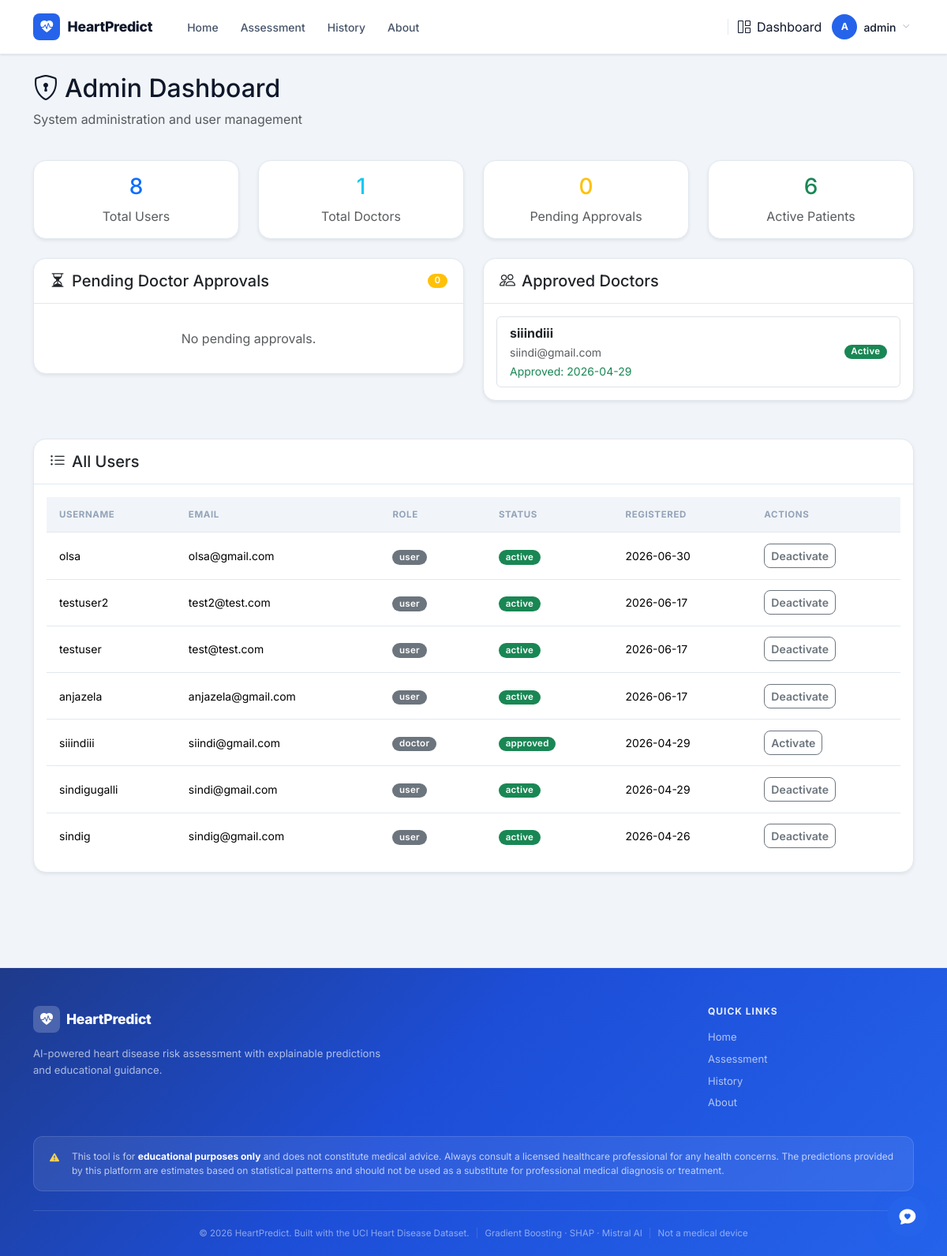
Screenshot of /dashboard/admin (signed in) with the database file from the repository.
### models.py (models this page shows, shortened)
class User(db.Model):
    __tablename__ = "users"
    id           = db.Column(db.Integer, primary_key=True)
    username     = db.Column(db.String(80), unique=True, nullable=False)
    email        = db.Column(db.String(120), unique=True, nullable=False)
    password_hash = db.Column(db.String(256), nullable=False)
    role         = db.Column(db.String(20), nullable=False, default='user')
    status       = db.Column(db.String(20), nullable=False, default='active')
    created_at   = db.Column(db.DateTime, default=datetime.utcnow)
    approved_at  = db.Column(db.DateTime, nullable=True)

### dashboard_routes.py (the view)
@dashboard.route('/admin')
@login_required
@role_required('admin')
def admin_dashboard():
    pending_doctors = User.query.filter_by(role='doctor', status='pending').all()
    approved_doctors = User.query.filter_by(role='doctor', status='approved').all()
    all_users = User.query.filter(User.role != 'admin').order_by(User.created_at.desc()).all()
    stats = {
        'total_users': User.query.count(),
        'total_doctors': User.query.filter_by(role='doctor').count(),
        'pending_approvals': len(pending_doctors),
        'active_users': User.query.filter_by(role='user', status='active').count(),
    }
    return render_template('dashboard/admin_dashboard.html',
                          pending_doctors=pending_doctors,
                          approved_doctors=approved_doctors,
                          all_users=all_users,
                          stats=stats)

### app.py (called while the page is built)
@app.context_processor
def inject_now():
    from datetime import datetime
    return {"now": datetime.now}

### auth.py (called while the page is built)
@login_manager.user_loader
def load_user(user_id):
    from models import User
    return User.query.get(int(user_id))

### templates/dashboard/admin_dashboard.html (shortened to what this page needs)
{% extends "base.html" %}
{% block content %}
<div class="container py-4">
  <div class="row mb-4">
    <div class="col">
      <h2><i class="bi bi-shield-lock me-2"></i>Admin Dashboard</h2>
      <p class="text-muted">System administration and user management</p>
    </div>
  </div>
  <div class="row mb-4">
    <div class="col-md-3">
      <div class="card text-center border-0 shadow-sm">
        <div class="card-body">
          <h3 class="text-primary">{{ stats.total_users }}</h3>
          <p class="text-muted mb-0">Total Users</p>
        </div>
      </div>
    </div>
    <div class="col-md-3">
      <div class="card text-center border-0 shadow-sm">
        <div class="card-body">
          <h3 class="text-info">{{ stats.total_doctors }}</h3>
          <p class="text-muted mb-0">Total Doctors</p>
        </div>
      </div>
    </div>
    <div class="col-md-3">
      <div class="card text-center border-0 shadow-sm">
        <div class="card-body">
          <h3 class="text-warning">{{ stats.pending_approvals }}</h3>
          <p class="text-muted mb-0">Pending Approvals</p>
        </div>
      </div>
    </div>
    <div class="col-md-3">
      <div class="card text-center border-0 shadow-sm">
        <div class="card-body">
          <h3 class="text-success">{{ stats.active_users }}</h3>
          <p class="text-muted mb-0">Active Patients</p>
        </div>
      </div>
    </div>
  </div>
  <div class="row mt-4">
    <div class="col-lg-6">
      <div class="card border-0 shadow-sm">
        <div class="card-header bg-white d-flex justify-content-between align-items-center">
          <h5 class="mb-0"><i class="bi bi-hourglass-split me-2"></i>Pending Doctor Approvals</h5>
          <span class="badge bg-warning">{{ pending_doctors|length }}</span>
        </div>
        <div class="card-body">
          {% if pending_doctors %}
          <div class="list-group">
            {% for doctor in pending_doctors %}
            <div class="list-group-item d-flex justify-content-between align-items-center">
              <div>
                <strong>{{ doctor.username }}</strong>
                <br><small class="text-muted">{{ doctor.email }}</small>
                <br><small class="text-muted">Registered: {{ doctor.created_at.strftime('%Y-%m-%d') }}</small>
              </div>
              <div class="btn-group btn-group-sm">
                <form method="POST" action="{{ url_for('dashboard.approve_doctor', user_id=doctor.id) }}" class="d-inline">
                  <button type="submit" class="btn btn-success">Approve</button>
                </form>
                <form method="POST" action="{{ url_for('dashboard.reject_doctor', user_id=doctor.id) }}" class="d-inline ms-2">
                  <button type="submit" class="btn btn-outline-danger">Reject</button>
                </form>
              </div>
            </div>
            {% endfor %}
          </div>
          {% else %}
          <p class="text-muted text-center py-3 mb-0">No pending approvals.</p>
          {% endif %}
        </div>
      </div>
    </div>
    <div class="col-lg-6">
      <div class="card border-0 shadow-sm">
        <div class="card-header bg-white">
          <h5 class="mb-0"><i class="bi bi-people me-2"></i>Approved Doctors</h5>
        </div>
        <div class="card-body">
          {% if approved_doctors %}
          <div class="list-group">
            {% for doctor in approved_doctors %}
            <div class="list-group-item d-flex justify-content-between align-items-center">
              <div>
                <strong>{{ doctor.username }}</strong>
                <br><small class="text-muted">{{ doctor.email }}</small>
                <br><small class="text-success">Approved: {{ doctor.approved_at.strftime('%Y-%m-%d') if doctor.approved_at else 'N/A' }}</small>
              </div>
              <span class="badge bg-success">Active</span>
            </div>
            {% endfor %}
          </div>
          {% else %}
          <p class="text-muted text-center py-3 mb-0">No approved doctors yet.</p>
          {% endif %}
        </div>
      </div>
    </div>
  </div>
  <div class="row mt-4">
    <div class="col">
      <div class="card border-0 shadow-sm">
        <div class="card-header bg-white">
          <h5 class="mb-0"><i class="bi bi-list-ul me-2"></i>All Users</h5>
        </div>
        <div class="card-body">
          <div class="table-responsive">
            <table class="table table-hover">
              <thead>
                <tr>
                  <th>Username</th>
                  <th>Email</th>
                  <th>Role</th>
                  <th>Status</th>
                  <th>Registered</th>
                  <th>Actions</th>
                </tr>
              </thead>
              <tbody>
                {% for user in all_users %}
                <tr>
                  <td>{{ user.username }}</td>
                  <td>{{ user.email }}</td>
                  <td><span class="badge bg-secondary">{{ user.role }}</span></td>
                  <td>
                    {% if user.status == 'active' %}
                    <span class="badge bg-success">{{ user.status }}</span>
                    {% elif user.status == 'pending' %}
                    <span class="badge bg-warning">{{ user.status }}</span>
                    {% elif user.status == 'approved' %}
                    <span class="badge bg-success">{{ user.status }}</span>
                    {% else %}
                    <span class="badge bg-secondary">{{ user.status }}</span>
                    {% endif %}
                  </td>
                  <td>{{ user.created_at.strftime('%Y-%m-%d') }}</td>
                  <td>
                    {% if user.role != 'admin' %}
                    <form method="POST" action="{{ url_for('dashboard.toggle_user_status', user_id=user.id) }}" class="d-inline">
                      <button type="submit" class="btn btn-sm btn-outline-secondary">
                        {{ 'Deactivate' if user.status == 'active' else 'Activate' }}
                      </button>
                    </form>
                    {% endif %}
                  </td>
                </tr>
                {% endfor %}
              </tbody>
            </table>
          </div>
        </div>
      </div>
    </div>
  </div>
</div>
{% endblock %}

### templates/base.html (shortened to what this page needs)
<!DOCTYPE html>
<html lang="en">
<head>
  <link href="https://cdn.jsdelivr.net/npm/bootstrap@5.3.3/dist/css/bootstrap.min.css" rel="stylesheet"/>
  <link href="https://cdn.jsdelivr.net/npm/bootstrap-icons@1.11.3/font/bootstrap-icons.css" rel="stylesheet"/>
  <link href="https://unpkg.com/aos@2.3.1/dist/aos.css" rel="stylesheet">
</head>
<body>
<nav class="navbar navbar-expand-lg">
  <div class="container">
    <a href="{{ url_for('index') }}" class="navbar-brand">
      <div class="brand-icon"><i class="bi bi-heart-pulse-fill"></i></div>
      HeartPredict
    </a>
    <div class="collapse navbar-collapse" id="navMenu">
      <ul class="navbar-nav me-auto gap-1 ms-3">
        <li class="nav-item">
          <a class="nav-link {% if request.endpoint == 'index' %}active{% endif %}"
             href="{{ url_for('index') }}">Home</a>
        </li>
        {% if current_user.is_authenticated %}
        <li class="nav-item">
          <a class="nav-link {% if request.endpoint == 'predict' %}active{% endif %}"
             href="{{ url_for('predict') }}">Assessment</a>
        </li>
        <li class="nav-item">
          <a class="nav-link {% if request.endpoint == 'history' %}active{% endif %}"
             href="{{ url_for('history') }}">History</a>
        </li>
        <li class="nav-item">
          <a class="nav-link {% if request.endpoint == 'about' %}active{% endif %}"
             href="{{ url_for('about') }}">About</a>
        </li>
        {% endif %}
      </ul>
      {% if current_user.is_authenticated %}
      <div class="d-flex align-items-center gap-2">
        <a href="{{ url_for('dashboard.redirect_dashboard') }}"
           class="nav-link d-none d-lg-flex align-items-center gap-1">
          <i class="bi bi-grid-1x2 me-1"></i>Dashboard
        </a>
        <div class="dropdown">
          <button class="btn btn-link text-decoration-none d-flex align-items-center gap-2 p-1 shadow-none"
                  data-bs-toggle="dropdown" aria-expanded="false"
                  style="color: var(--text);">
            <div class="user-avatar">{{ current_user.username[0] | upper }}</div>
            <span class="d-none d-sm-inline" style="font-size:0.875rem;font-weight:500;">{{ current_user.username }}</span>
            <i class="bi bi-chevron-down" style="font-size:0.6rem;color:var(--text-muted);"></i>
          </button>
        </div>
      </div>
      {% else %}
      <div class="d-flex gap-2 align-items-center ms-lg-3">
        <a href="{{ url_for('auth.login') }}" class="btn btn-nav-login">Login</a>
        <a href="{{ url_for('auth.register') }}" class="btn btn-nav-register">Register</a>
      </div>
      {% endif %}
    </div>
  </div>
</nav>
<main class="pb-5">
  {% block content %}{% endblock %}
</main>
<footer class="footer pt-5 pb-0">
  <div class="container">
    <div class="row g-4 pb-4 justify-content-between align-items-start">
      <div class="col-lg-5 col-md-7">
        <div class="d-flex align-items-center gap-2 mb-3">
          <div class="footer-brand-icon">
            <i class="bi bi-heart-pulse-fill"></i>
          </div>
          <span class="footer-brand-name">HeartPredict</span>
        </div>
        <p class="footer-desc">
          AI-powered heart disease risk assessment with explainable predictions and educational guidance.
        </p>
      </div>
      <div class="col-lg-3 col-md-4">
        <h6 class="footer-heading">Quick Links</h6>
        <ul class="footer-links">
          <li><a href="{{ url_for('index') }}">Home</a></li>
          {% if current_user.is_authenticated %}
          <li><a href="{{ url_for('predict') }}">Assessment</a></li>
          <li><a href="{{ url_for('history') }}">History</a></li>
          {% endif %}
          <li><a href="{{ url_for('about') }}">About</a></li>
        </ul>
      </div>
    </div>
    <div class="footer-disclaimer">
      <i class="bi bi-exclamation-triangle-fill me-2 flex-shrink-0"></i>
      <span>This tool is for <strong>educational purposes only</strong> and does not constitute medical advice. Always consult a licensed healthcare professional for any health concerns. The predictions provided by this platform are estimates based on statistical patterns and should not be used as a substitute for professional medical diagnosis or treatment.</span>
    </div>
    <div class="footer-bottom">
      <span>&copy; {{ now().year }} HeartPredict. Built with the UCI Heart Disease Dataset.</span>
      <span class="footer-bottom-divider">|</span>
      <span>Gradient Boosting &middot; SHAP &middot; Mistral AI</span>
      <span class="footer-bottom-divider">|</span>
      <span class="text-nowrap">Not a medical device</span>
    </div>
  </div>
</footer>
{% if current_user.is_authenticated %}
<div class="chat-fab" id="chatFab">
  <button class="fab-btn" id="chatFabBtn" aria-label="Open Heart Health Assistant">
    <i class="bi bi-chat-heart-fill"></i>
    <span class="pulse-ring"></span>
  </button>
</div>
{% endif %}
</body>
</html>

### rows the page displays
User: username "A", username "admin"
User: username "siiindiii", email "siindi@gmail.com", approved_at "2026-04-29", role "doctor", status "approved", created_at "2026-04-29", status "Activate"
User: username "olsa", email "olsa@gmail.com", role "user", status "active", created_at "2026-06-30", status "Deactivate"
User: username "testuser2", email "test2@test.com", role "user", status "active", created_at "2026-06-17", status "Deactivate"
User: username "testuser", email "test@test.com", role "user", status "active", created_at "2026-06-17", status "Deactivate"
User: username "anjazela", email "anjazela@gmail.com", role "user", status "active", created_at "2026-06-17", status "Deactivate"
User: username "sindigugalli", email "sindi@gmail.com", role "user", status "active", created_at "2026-04-29", status "Deactivate"
User: username "sindig", email "sindig@gmail.com", role "user", status "active", created_at "2026-04-26", status "Deactivate"

### other values shown
{{ stats.total_users }} "8"
{{ stats.total_doctors }} "1"
{{ stats.pending_approvals }} "0"
{{ stats.active_users }} "6"
{{ pending_doctors|length }} "0"
